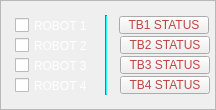
   <widget class="QFrame" name="robotViewerBase">
    <property name="geometry">
     <rect>
      <x>1063</x>
      <y>100</y>
      <width>216</width>
      <height>110</height>
     </rect>
    </property>
    <property name="frameShape">
     <enum>QFrame::StyledPanel</enum>
    </property>
    <property name="frameShadow">
     <enum>QFrame::Raised</enum>
    </property>
    <widget class="Line" name="robot_Viewer_Line">
     <property name="geometry">
      <rect>
       <x>105</x>
       <y>15</y>
       <width>2</width>
       <height>80</height>
      </rect>
     </property>
     <property name="styleSheet">
      <string notr="true">background: #1DDED8;</string>
     </property>
     <property name="orientation">
      <enum>Qt::Vertical</enum>
     </property>
    </widget>
    <widget class="QPushButton" name="robot_TB1_Status">
     <property name="geometry">
      <rect>
       <x>119</x>
       <y>16</y>
       <width>90</width>
       <height>18</height>
      </rect>
     </property>
     <property name="cursor">
      <cursorShape>PointingHandCursor</cursorShape>
     </property>
     <property name="toolTip">
      <string>Ping and Show Robot 1 Status (GREY = DESABLED, BLACK = OFF, LIGHT = ON, RED = INACTIVE)</string>
     </property>
     <property name="toolTipDuration">
      <number>6000</number>
     </property>
     <property name="styleSheet">
      <string notr="true">color: rgb(193, 69, 69);
font: 7pt &quot;Khmer OS&quot;;</string>
     </property>
     <property name="text">
      <string>TB1 STATUS</string>
     </property>
    </widget>
    <widget class="QCheckBox" name="robot_TB1_Viewer">
     <property name="geometry">
      <rect>
       <x>15</x>
       <y>15</y>
       <width>80</width>
       <height>21</height>
      </rect>
     </property>
     <property name="cursor">
      <cursorShape>PointingHandCursor</cursorShape>
     </property>
     <property name="toolTip">
      <string>Open Robot 1 Viewer</string>
     </property>
     <property name="toolTipDuration">
      <number>3000</number>
     </property>
     <property name="styleSheet">
      <string notr="true">color: white;</string>
     </property>
     <property name="text">
      <string>ROBOT 1</string>
     </property>
    </widget>
    <widget class="QCheckBox" name="robot_TB2_Viewer">
     <property name="geometry">
      <rect>
       <x>15</x>
       <y>35</y>
       <width>81</width>
       <height>21</height>
      </rect>
     </property>
     <property name="cursor">
      <cursorShape>PointingHandCursor</cursorShape>
     </property>
     <property name="toolTip">
      <string>Open Robot 2 Viewer</string>
     </property>
     <property name="toolTipDuration">
      <number>3000</number>
     </property>
     <property name="styleSheet">
      <string notr="true">color: white;</string>
     </property>
     <property name="text">
      <string>ROBOT 2</string>
     </property>
    </widget>
    <widget class="QCheckBox" name="robot_TB3_Viewer">
     <property name="geometry">
      <rect>
       <x>15</x>
       <y>55</y>
       <width>81</width>
       <height>21</height>
      </rect>
     </property>
     <property name="cursor">
      <cursorShape>PointingHandCursor</cursorShape>
     </property>
     <property name="toolTip">
      <string>Open Robot 3 Viewer</string>
     </property>
     <property name="toolTipDuration">
      <number>3000</number>
     </property>
     <property name="styleSheet">
      <string notr="true">color: white;</string>
     </property>
     <property name="text">
      <string>ROBOT 3</string>
     </property>
    </widget>
    <widget class="QCheckBox" name="robot_TB4_Viewer">
     <property name="geometry">
      <rect>
       <x>15</x>
       <y>75</y>
       <width>81</width>
       <height>21</height>
      </rect>
     </property>
     <property name="cursor">
      <cursorShape>PointingHandCursor</cursorShape>
     </property>
     <property name="toolTip">
      <string>Open Robot 4 Viewer</string>
     </property>
     <property name="toolTipDuration">
      <number>3000</number>
     </property>
     <property name="styleSheet">
      <string notr="true">color: white;</string>
     </property>
     <property name="text">
      <string>ROBOT 4</string>
     </property>
    </widget>
    <widget class="QPushButton" name="robot_TB2_Status">
     <property name="geometry">
      <rect>
       <x>120</x>
       <y>36</y>
       <width>90</width>
       <height>18</height>
      </rect>
     </property>
     <property name="cursor">
      <cursorShape>PointingHandCursor</cursorShape>
     </property>
     <property name="toolTip">
      <string>Ping and Show Robot 2 Status (GREY = DESABLED, BLACK = OFF, LIGHT = ON, RED = INACTIVE)</string>
     </property>
     <property name="toolTipDuration">
      <number>6000</number>
     </property>
     <property name="styleSheet">
      <string notr="true">color: rgb(193, 69, 69);
font: 7pt &quot;Khmer OS&quot;;</string>
     </property>
     <property name="text">
      <string>TB2 STATUS</string>
     </property>
    </widget>
    <widget class="QPushButton" name="robot_TB3_Status">
     <property name="geometry">
      <rect>
       <x>120</x>
       <y>56</y>
       <width>90</width>
       <height>18</height>
      </rect>
     </property>
     <property name="cursor">
      <cursorShape>PointingHandCursor</cursorShape>
     </property>
     <property name="toolTip">
      <string>Ping and Show Robot 3 Status (GREY = DESABLED, BLACK = OFF, LIGHT = ON, RED = INACTIVE)</string>
     </property>
     <property name="toolTipDuration">
      <number>6000</number>
     </property>
     <property name="styleSheet">
      <string notr="true">color: rgb(193, 69, 69);
font: 7pt &quot;Khmer OS&quot;;</string>
     </property>
     <property name="text">
      <string>TB3 STATUS</string>
     </property>
    </widget>
    <widget class="QPushButton" name="robot_TB4_Status">
     <property name="geometry">
      <rect>
       <x>120</x>
       <y>76</y>
       <width>90</width>
       <height>18</height>
      </rect>
     </property>
     <property name="cursor">
      <cursorShape>PointingHandCursor</cursorShape>
     </property>
     <property name="toolTip">
      <string>Ping and Show Robot 4 Status (GREY = DESABLED, BLACK = OFF, LIGHT = ON, RED = INACTIVE)</string>
     </property>
     <property name="toolTipDuration">
      <number>6000</number>
     </property>
     <property name="styleSheet">
      <string notr="true">color: rgb(193, 69, 69);
font: 7pt &quot;Khmer OS&quot;;</string>
     </property>
     <property name="text">
      <string>TB4 STATUS</string>
     </property>
    </widget>
   </widget>
